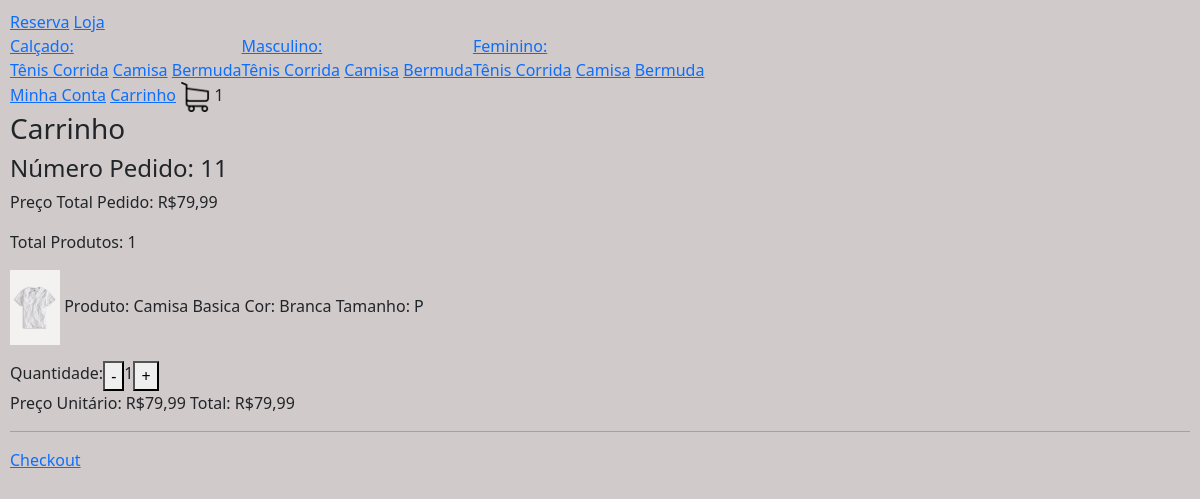
The app's page /carrinho/ (signed in), older data.
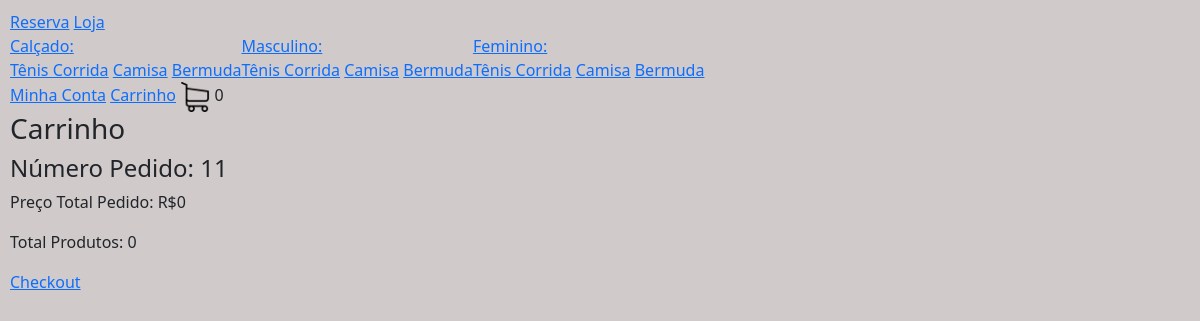
The same page, newer data.
### loja/models.py (models this page shows, shortened)
class Categoria(models.Model):
   nome = models.CharField(max_length=200, null=True, blank=True)
   slug = models.CharField(max_length=200, null=True, blank=True)

class Tipo(models.Model):
   nome = models.CharField(max_length=200, null=True, blank=True)
   slug = models.CharField(max_length=200, null=True, blank=True)

class Pedido(models.Model):
     cliente =  models.ForeignKey(Cliente, null=True, blank=True, on_delete=models.SET_NULL)
     finalizado =  models.BooleanField(default=False)
     codigo_transacao =  models.CharField(max_length=200, null=True, blank=True)
     endereco = models.ForeignKey(Endereco, null=True, blank=True, on_delete=models.SET_NULL)
     data_finalizacao = models.DateField(null=True, blank=True)
     @property
     def quantidade_total(self):
         itens_pedido = ItensPedido.objects.filter(pedido__id=self.id)
         quantidade = sum([item.quantidade for item in itens_pedido])
         return quantidade
     @property
     def preco_total(self):
         itens_pedido = ItensPedido.objects.filter(pedido__id=self.id)
         preco = sum([item.preco_total for item in itens_pedido])
         return preco

class ItensPedido(models.Model):
    item_estoque = models.ForeignKey(ItemEstoque, null=True, blank=True, on_delete=models.SET_NULL)
    quantidade = models.IntegerField(default=0)
    pedido = models.ForeignKey(Pedido, null=True, blank=True, on_delete=models.SET_NULL)
    @property #serve para acessar uma funcao da class sem ()
    def preco_total(self):
        return self.quantidade * self.item_estoque.produto.preco

class ItemEstoque(models.Model):
    produto = models.ForeignKey(Produto, null=True, blank=True, on_delete=models.SET_NULL)
    cor =  models.ForeignKey(Cor, null=True, blank=True, on_delete=models.SET_NULL)
    tamanho =  models.CharField(max_length=200, null=True, blank=True)
    quantidade = models.IntegerField(default=0)

class Produto(models.Model):
    imagem = models.ImageField(null=True, blank=True)
    nome = models.CharField(max_length=200, null=True, blank=True)
    preco = models.DecimalField(max_digits=10, decimal_places=2)
    ativo = models.BooleanField(default=True)
    categoria = models.ForeignKey(Categoria, null=True, blank=True, on_delete=models.SET_NULL)
    tipo = models.ForeignKey(Tipo, null=True, blank=True, on_delete=models.SET_NULL)

class Cor(models.Model):
    nome = models.CharField(max_length=200, null=True, blank=True)
    codigo = models.CharField(max_length=200, null=True, blank=True)

### loja/views.py (the view, shortened to what this page needs)
# urls.py: path('carrinho/', carrinho, name="carrinho") ,
def carrinho(request):
  if request.user.is_authenticated:  # Verifica se o usuário está autenticado
    cliente = request.user.cliente
  pedido, criado = Pedido.objects.get_or_create(cliente=cliente, finalizado=False)
  itens_pedido = ItensPedido.objects.filter(pedido=pedido)
  for item in itens_pedido:
    print(item.preco_total)
  context = {"itens_pedido": itens_pedido, "pedido": pedido, "cliente_existente": True}
  return render(request, 'carrinho.html', context)

### loja/novos_context.py (called while the page is built)
def carrinho(request):
  quantidade_produtos_carrinho = 0
  if request.user.is_authenticated:
    cliente = request.user.cliente
  else: #se cliente nao estiver logado
     if request.COOKIES.get("id_sessao"):
        id_sessao = request.COOKIES.get("id_sessao")
        cliente, criado = Cliente.objects.get_or_create(id_sessao=id_sessao)
     else: #caso não tenha o id_sessao associado a ele
        return {"quantidade_produtos_carrinho": quantidade_produtos_carrinho}
  pedido, criado = Pedido.objects.get_or_create(cliente=cliente, finalizado=False)
  itens_pedido = ItensPedido.objects.filter(pedido=pedido)
  for item in itens_pedido:
    quantidade_produtos_carrinho += item.quantidade
  return {"quantidade_produtos_carrinho": quantidade_produtos_carrinho}

def categorias_tipos(request):
   categorias_navegacao = Categoria.objects.all()
   tipos_navegacao = Tipo.objects.all()
   return {"categorias_navegacao": categorias_navegacao, "tipos_navegacao": tipos_navegacao}

### loja/templates/carrinho.html (shortened to what this page needs)
{% extends 'base.html' %}
{% load static %}
{% block body %}
<h3>Carrinho</h3>
{% if cliente_existente %}
    <h4>Número Pedido: {{ pedido.id }}</h4>
    <p>Preço Total Pedido: R${{ pedido.preco_total }}</p>
    <p>Total Produtos: {{ pedido.quantidade_total }}</p>
    {% for item in itens_pedido %}
    <p>
      <img src="{{ item.item_estoque.produto.imagem.url }}" alt="imagem" width="50">
      Produto: {{ item.item_estoque.produto.nome }}
      Cor: {{ item.item_estoque.cor.nome }}
      Tamanho: {{ item.item_estoque.tamanho }}
    <div style="display: flex">
      Quantidade:
      <form method="post" action="{% url 'remover_carrinho' item.item_estoque.produto.id %}">
        <button type="submit">-</button>
      </form>
      {{ item.quantidade }}
      <form method="post" action="{% url 'adicionar_carrinho' item.item_estoque.produto.id %}">
        <button type="submit">+</button>
      </form>
    </div>
    Preço Unitário: R${{ item.item_estoque.produto.preco }}
    Total: R${{ item.preco_total }}
    </p>
    <hr>
    {% endfor %}
    <a href="{% url 'checkout' %}">Checkout</a>
{% else %}
    <h3>Seu carrinho esta vazio </h3>
    <a href="{% url 'loja' %}">Visite nossa loja</a>
{% endif %}
{% endblock %}

### loja/templates/navbar.html
{% load static %}
<nav>
  <a href="{% url 'homepage' %}">Reserva</a>
  <a href=" {% url 'loja' %}">Loja</a>
  <div style="display: flex;">
    {% for categoria in categorias_navegacao %}
    <div>
       <a href="{% url 'loja' %}{{ categoria.slug }}">{{ categoria.nome }}:</a><br>
       {% for tipo in tipos_navegacao %}
         <a href="{% url 'loja' %}{{ categoria.slug }}-{{ tipo.slug }}">{{ tipo.nome }}</a>
       {% endfor %}
  </div>
  {% endfor %}
</div>
  {% if request.user.is_authenticated %}
    <a href="{% url 'minha_conta' %}">Minha Conta</a>
  {% else %}
   <a href="{% url 'fazer_login' %}">Login</a>
  {% endif %}
  <a href="{% url 'carrinho' %}">Carrinho</a>
  <img src="{% static 'images/carrinho.png' %}" alt="carrinho" width="30" />
  {{ quantidade_produtos_carrinho }}
</nav>

Row changes from the older to the newer data that the page shows:
removed ItensPedido: item_estoque.produto.imagem (picture), item_estoque.produto.nome "Camisa Basica", item_estoque.cor.nome "Branca", item_estoque.tamanho "P", quantidade "1", item_estoque.produto.preco "79,99", preco_total "79,99"
computed for Pedido id 11: preco_total "79,99" → "0"; quantidade_total "1" → "0"
Text that changed along with them:
{{ quantidade_produtos_carrinho }}: "1" → "0"
